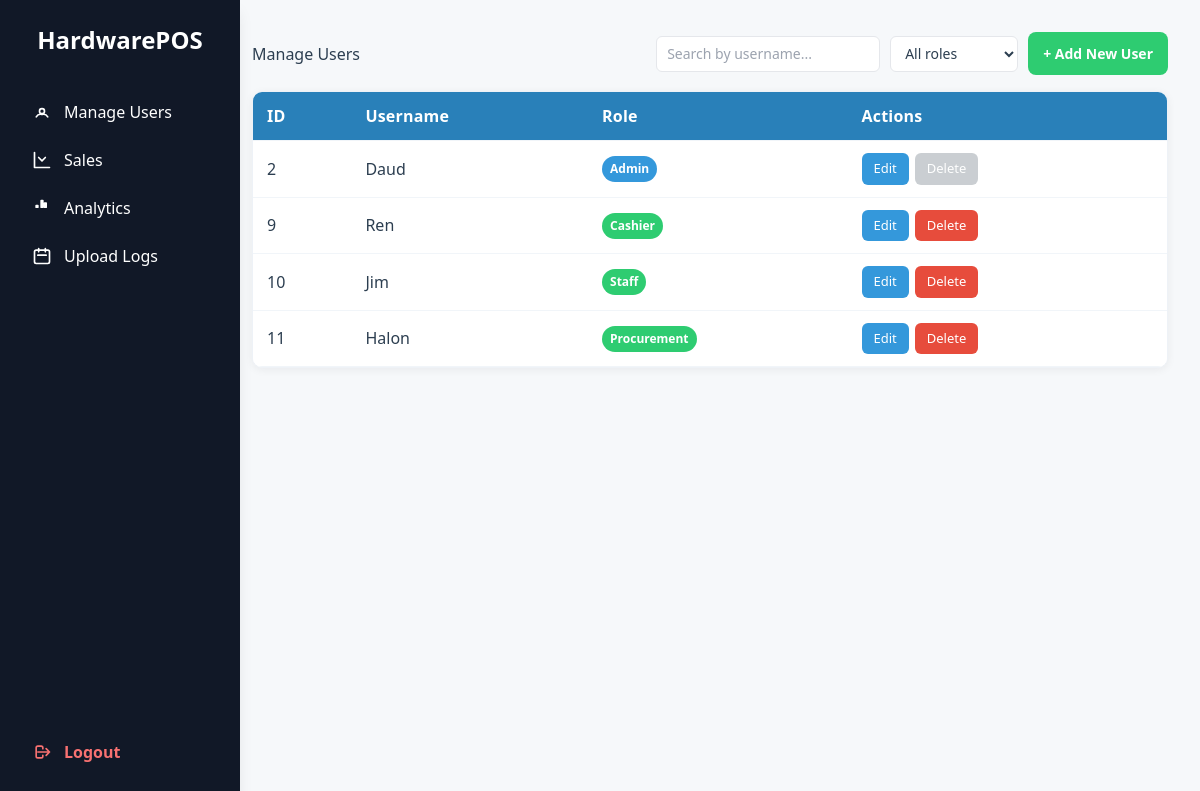
/admin/manage_users.php (signed in), run on an earlier commit of the app's database.
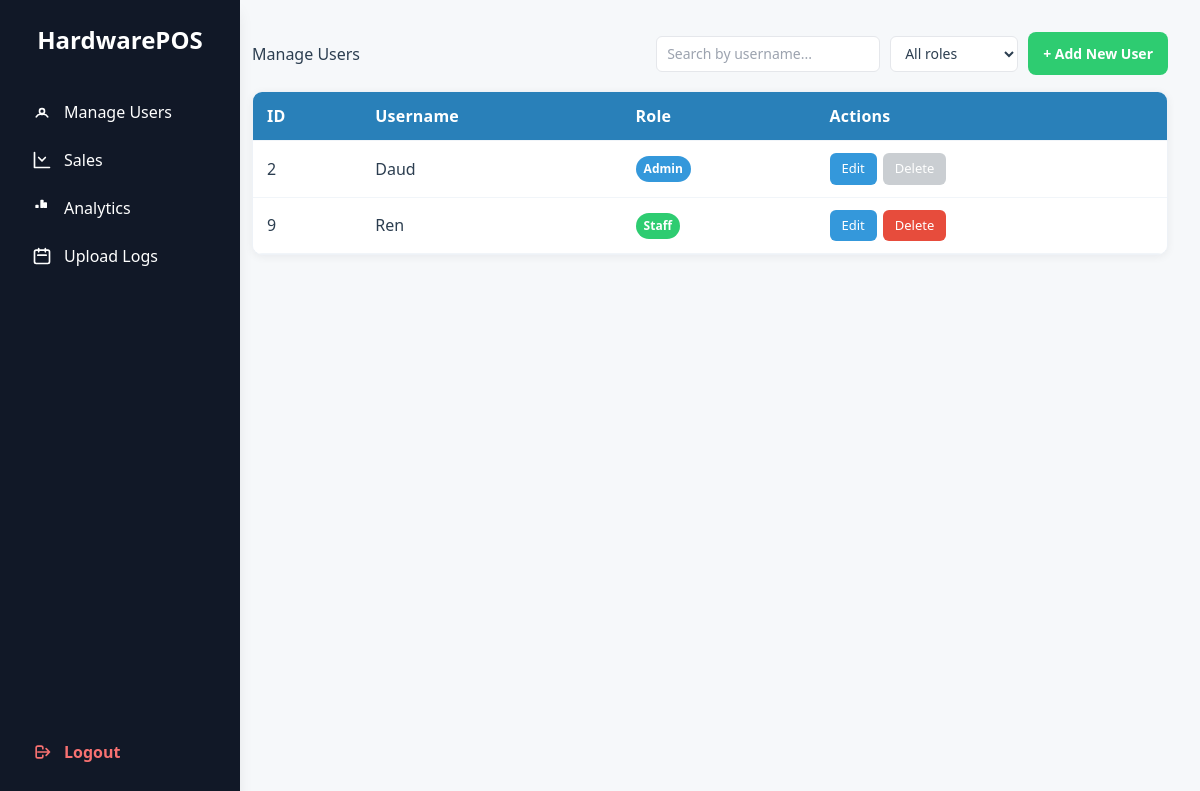
And on a later commit of the database.
### tables this page shows
CREATE TABLE `users` (
  `id` int(11) NOT NULL,
  `username` varchar(50) NOT NULL,
  `password` varchar(255) NOT NULL,
  `user_type` enum('admin','staff') NOT NULL,
  `created_at` timestamp NOT NULL DEFAULT current_timestamp()
);

### admin/manage_users.php (the view, shortened to what this page needs)
<!DOCTYPE html>
<html lang="en">
<head>
</head>
<body>
    <?php include 'includes/sidebar.php'; ?>
    <div class="content">
        <div class="page-header">
            <h2>Manage Users</h2>
            <div class="toolbar">
                <div class="toolbar-left">
                    <input type="text" id="searchUsers" class="search-input" placeholder="Search by username...">
                    <select id="filterRole" class="select">
                        <option value="">All roles</option>
                    </select>
                </div>
                <div class="toolbar-right">
                    <button class="add-btn" onclick="showModal('add')">+ Add New User</button>
                </div>
            </div>
        </div>
        <div class="table-wrapper">
            <table class="data-table">
            <thead>
                <tr>
                    <th>ID</th>
                    <th>Username</th>
                    <th>Role</th>
                    <th>Actions</th>
                </tr>
            </thead>
            <tbody>
                <?php
                require_once '../db.php';
                $adminCountStmt = $pdo->prepare("SELECT COUNT(*) FROM users WHERE user_type = ?");
                $adminCountStmt->execute(['admin']);
                $adminCount = (int) $adminCountStmt->fetchColumn();
                $stmt = $pdo->query("SELECT id, username, user_type FROM users ORDER BY id");
                while ($user = $stmt->fetch()) {
                    $isLastAdmin = ($adminCount === 1 && $user['user_type'] === 'admin');
                    $isLastAdminJs = $isLastAdmin ? 'true' : 'false';
                    echo "<tr data-username='" . htmlspecialchars($user['username'], ENT_QUOTES) . "' data-role='{$user['user_type']}'>";
                    echo "<td>{$user['id']}</td>";
                    echo "<td>" . htmlspecialchars($user['username']) . "</td>";
                    echo "<td><span class='badge " .
                         ($user['user_type'] === 'admin' ? 'admin-badge' : 'staff-badge') .
                         "'>" . htmlspecialchars(ucfirst($user['user_type'])) . "</span></td>";
                    echo "<td class='actions'>";
                    echo "<button class='action-btn edit-btn' onclick='editUser({$user['id']}, {$isLastAdminJs})'>Edit</button>";
                    if ($isLastAdmin) {
                        echo "<button class='action-btn delete-btn' disabled title='Cannot delete the last administrator.'>Delete</button>";
                    } else {
                        echo "<button class='action-btn delete-btn' onclick='deleteUser({$user['id']}, {$isLastAdminJs})'>Delete</button>";
                    }
                    echo "</td>";
                    echo "</tr>";
                }
                ?>
            </tbody>
            </table>
        </div>
    </div>
</body>
</html>

### admin/includes/sidebar.php (shortened to what this page needs)
<?php
  $currentPage = basename($_SERVER['PHP_SELF']);
?>
<div class="h-screen w-[240px] fixed top-0 left-0 bg-gray-900 text-white flex flex-col px-4 py-6 shadow-lg">
  <h2 class="text-2xl font-bold text-center mb-8 text-white">HardwarePOS</h2>
  <a href="../admin/manage_users.php"
     class="flex items-center gap-3 py-3 px-4 rounded-md transition
     hover:bg-gray-800">
    <svg xmlns="http://www.w3.org/2000/svg" class="w-5 h-5" fill="none" viewBox="0 0 24 24" stroke="currentColor">
      <path stroke-linecap="round" stroke-linejoin="round" stroke-width="2"
            d="M5.121 17.804A6 6 0 0112 15a6 6 0 016.879 2.804M15 11a3 3 0 11-6 0 3 3 0 016 0z"/>
    </svg>
    Manage Users
  </a>
  <a href="../admin/sales.php"
     class="flex items-center gap-3 py-3 px-4 rounded-md transition
     <?= $currentPage === 'sales.php' ? 'bg-teal-600' : 'hover:bg-gray-800' ?>">
    <svg xmlns="http://www.w3.org/2000/svg" class="w-5 h-5" fill="none" viewBox="0 0 24 24" stroke="currentColor">
      <path stroke-linecap="round" stroke-linejoin="round" stroke-width="2"
            d="M3 3v18h18M16 9l-4 4-4-4"/>
    </svg>
    Sales
  </a>
  <a href="../admin/analytics.php"
     class="flex items-center gap-3 py-3 px-4 rounded-md transition
     <?= $currentPage === 'analytics.php' ? 'bg-teal-600' : 'hover:bg-gray-800' ?>">
    <svg xmlns="http://www.w3.org/2000/svg" class="w-5 h-5" fill="none" viewBox="0 0 24 24" stroke="currentColor">
      <path stroke-linecap="round" stroke-linejoin="round" stroke-width="2"
            d="M11 11V3h2v8h-2zm4 0V6h2v5h-2zM5 11V9h2v2H5z"/>
    </svg>
    Analytics
  </a>
  <a href="../admin/upload_logs.php"
     class="flex items-center gap-3 py-3 px-4 rounded-md transition
     <?= $currentPage === 'upload_logs.php' ? 'bg-teal-600' : 'hover:bg-gray-800' ?>">
    <svg xmlns="http://www.w3.org/2000/svg" class="w-5 h-5" fill="none" viewBox="0 0 24 24" stroke="currentColor">
      <path stroke-linecap="round" stroke-linejoin="round" stroke-width="2"
            d="M8 7V3m8 4V3m-9 8h10M5 21h14a2 2 0 002-2V7a2 2 0 00-2-2H5a2 2 0 00-2 2v12a2 2 0 002 2z"/>
    </svg>
    Upload Logs
  </a>
  <a href="#" onclick="logout()"
     class="flex items-center gap-3 mt-auto py-3 px-4 rounded-md text-red-400 font-semibold hover:bg-red-700 hover:text-white transition">
    <svg xmlns="http://www.w3.org/2000/svg" class="w-5 h-5" fill="none" viewBox="0 0 24 24" stroke="currentColor">
      <path stroke-linecap="round" stroke-linejoin="round" stroke-width="2"
            d="M17 16l4-4m0 0l-4-4m4 4H7m6 4v1a2 2 0 01-2 2H7a2 2 0 01-2-2V7a2 2 0 012-2h4a2 2 0 012 2v1"/>
    </svg>
    Logout
  </a>
</div>
<script src="../assets/third_party/tailwind.min.js"></script>

### admin/manage_users.php (style rules this page uses)
:root { --bg: #f6f8fa; --card: #ffffff; --text: #2c3e50; --muted: #6b7280; --brand: #2980b9; --brand-600: #2573a6; --success: #2ecc71; --success-600: #27ae60; --danger: #e74c3c; --danger-600: #cf3e30; --blue: #3498db; --shadow: 0 2px 8px rgba(16, 24, 40, 0.06); --radius: 10px; }
* { margin: 0; padding: 0; box-sizing: border-box; font-family: 'Segoe UI', sans-serif; }
body { display: flex; background-color: var(--bg); min-height: 100vh; color: var(--text); }
.content { margin-left: 220px; padding: 32px; flex: 1; }
.page-header { display: flex; align-items: center; justify-content: space-between; margin-bottom: 16px; }
h2 { font-size: 24px; color: var(--text); font-weight: 700; }
.toolbar { display: flex; align-items: center; gap: 10px; flex-wrap: wrap; }
.toolbar-left { display: flex; align-items: center; gap: 10px; flex-wrap: wrap; }
.toolbar-right { display: flex; align-items: center; }
.search-input, .select { height: 36px; padding: 6px 10px; border: 1px solid #e5e7eb; background: #fff; border-radius: 6px; font-size: 14px; color: var(--text); outline: none; }
.add-btn { display: inline-flex; align-items: center; gap: 8px; padding: 10px 14px; background: var(--success); color: white; border: 1px solid transparent; border-radius: 8px; cursor: pointer; font-size: 14px; font-weight: 600; }
.table-wrapper { background: var(--card); border: 1px solid #eef2f7; border-radius: var(--radius); overflow: hidden; box-shadow: var(--shadow); }
table.data-table { width: 100%; border-collapse: collapse; background: var(--card); }
th, td { padding: 12px 14px; text-align: left; border-bottom: 1px solid #f1f5f9; vertical-align: middle; }
thead th { background: var(--brand); color: #fff; font-weight: 600; letter-spacing: 0.2px; }
td.actions { white-space: nowrap; }
.action-btn { padding: 6px 12px; border: none; border-radius: 6px; cursor: pointer; font-size: 13px; margin-right: 6px; transition: transform 0.04s ease; }
.edit-btn { background: var(--blue); color: white; }
.delete-btn { background: var(--danger); color: white; }
.action-btn:disabled { background-color: #bdc3c7; cursor: not-allowed; opacity: 0.8; }
.badge { display: inline-block; padding: 4px 8px; border-radius: 999px; font-size: 12px; font-weight: 600; }
.admin-badge { background: #3498db; color: white; }
.staff-badge { background: #2ecc71; color: white; }

What changed in the data, as far as the page shows it:
removed users: id "10", username "Jim", user_type "Staff"
removed users: id "11", username "Halon", user_type "Procurement"
changed users "Ren": user_type "Cashier" → "Staff"
